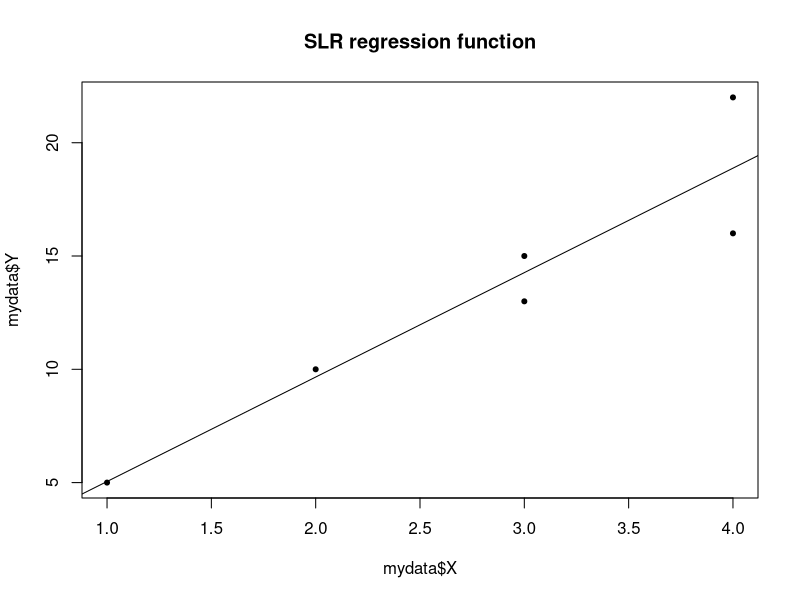

Generate this figure with R:
# HW6 - 1,3,4 - Consumer finance
setwd('/Users/Qihong/Code/github/STAT333_RegressionAnalysis/333hw6')
rm(list = ls())
mydata = read.table('CH05PR05.txt', header = F)
colnames(mydata)[1] = "Y"; # the number of competing loan companies in each city
colnames(mydata)[2] = "X"; # perThousand of company 

# convert the data into vector form
X = cbind(rep(1, length(mydata$X)), c(mydata$X))
Y = c(mydata$Y)

# play with the data
lm.fit = lm(mydata$Y ~ mydata$X)
plot(mydata$Y ~ mydata$X, pch = 20, main = 'SLR regression function')
abline(lm.fit)


# Question 1 - textbook 5.5

# a) Y'Y
t(Y) %*% Y

# b) X'X
t(X) %*% X

# C) X'Y
t(X) %*% Y


# Question 3, textbook 5.13
# invert X'X
solve(t(X) %*% X)


# Question 4, textbook 5.24 
# a) 
# 1) obtain beta vector
beta = solve(t(X) %*% X) %*% (t(X) %*% Y); beta

# 2) obtain residuals 
Yfitted = X %*% beta
residuals = Y - Yfitted;residuals

# 3) SSR
SSR = sum((Yfitted - mean(Y))^2);SSR

# 4) SSE
SSE = sum(residuals^2);SSE

# 5) variance and covariance matrix for betas
MSE = SSE / 4
beta_vcov = MSE * solve(t(X) %*% X); beta_vcov

# 6) point estimate of Y when X = 4
Xhat = c(1, 4)
Yhat = Xhat %*% beta; Yhat

# 7) variance of a new prediction, where Xhat is 4
Yhat_var = MSE * (1 + t(Xhat) %*% solve(t(X) %*% X) %*% Xhat);Yhat_var

# b) variance of beta1 and beta0, and their covariance
beta_vcov
covariance_of_b0_and_b1 = beta_vcov[1,2];covariance_of_b0_and_b1
variance_b0 = beta_vcov[1,1];variance_b0
variance_b1 = beta_vcov[2,2];variance_b1


# c) the hat matrix 
H = X %*% solve((t(X) %*% X)) %*% t(X);H

# d) variance-covariance matrix for residuals
MSE * (diag(dim(H)[1]) - H)


